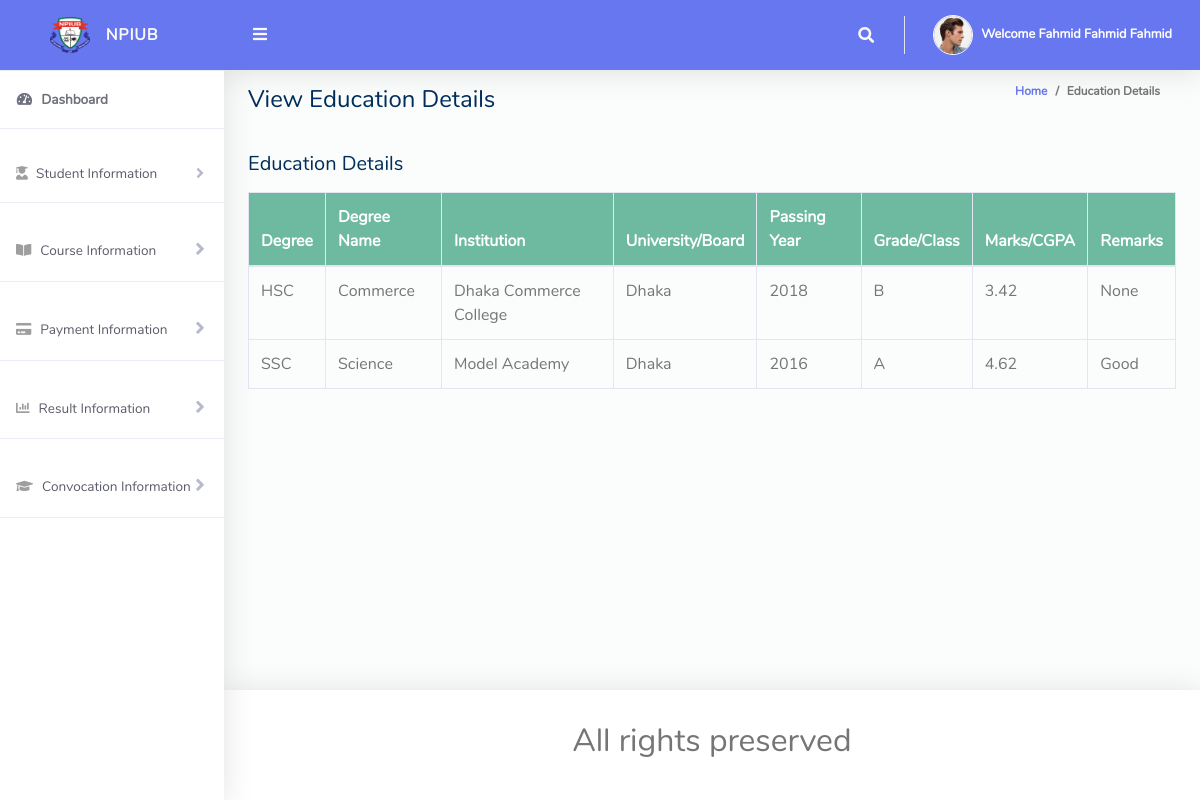
/Student/viewEducation.php (signed in), run on the app's committed database.
### tables this page shows
CREATE TABLE `student` (
  `id` int(11) NOT NULL,
  `studentId` varchar(50) NOT NULL,
  `studentPassword` varchar(50) NOT NULL,
  `firstName` varchar(50) NOT NULL,
  `middleName` varchar(50) NOT NULL,
  `lastName` varchar(50) NOT NULL,
  `nickName` varchar(50) NOT NULL,
  `dob` varchar(50) NOT NULL,
  `birthPlace` varchar(100) NOT NULL,
  `gender` varchar(10) NOT NULL,
  `maritalStatus` varchar(20) NOT NULL,
  `bloodGroup` varchar(10) NOT NULL,
  `religion` varchar(50) NOT NULL,
  `nationality` varchar(30) NOT NULL,
  `nationalId` varchar(50) NOT NULL,
  `passportNo` varchar(50) NOT NULL,
  `socialNetworkId` varchar(50) NOT NULL,
  `IM` varchar(50) NOT NULL,
  `aboutStudent` text NOT NULL,
  `mobileNo` varchar(20) NOT NULL,
  `presentMobile` varchar(20) NOT NULL,
  `permanentMobile` varchar(20) NOT NULL,
  `email` varchar(50) NOT NULL,
  `alternativeEmail` varchar(50) NOT NULL,
  `imageUrl` varchar(100) NOT NULL,
  `presentAddress` varchar(100) NOT NULL,
  `presentPostOffice` varchar(30) NOT NULL,
  `presentPoliceStation` varchar(30) NOT NULL,
  `presentDistrictCity` varchar(30) NOT NULL,
  `presentDivisionState` varchar(30) NOT NULL,
  `presentCountry` varchar(30) NOT NULL,
  `presentZipCode` varchar(30) NOT NULL,
  `permanentAddress` varchar(100) NOT NULL,
  `permanentPostOffice` varchar(30) NOT NULL,
  `permanentPoliceStation` varchar(30) NOT NULL,
  `permanentDistrictCity` varchar(30) NOT NULL,
  `permanentDivisionState` varchar(30) NOT NULL,
  `permanentCountry` varchar(30) NOT NULL,
  `permanentZipCode` varchar(30) NOT NULL,
  `hostelAddress` varchar(100) NOT NULL,
  `messAddress` varchar(100) NOT NULL,
  `otherAddress` varchar(100) NOT NULL,
  `fatherName` varchar(50) NOT NULL,
  `fatherContactNo` varchar(20) NOT NULL,
  `fatherOccupation` varchar(50) NOT NULL,
  `fatherDesignation` varchar(30) NOT NULL,
  `fatherEmployerName` varchar(50) NOT NULL,
  `fatherAnnualIncome` varchar(10) NOT NULL,
  `motherName` varchar(50) NOT NULL,
  `motherContactNo` varchar(20) NOT NULL,
  `motherOccupation` varchar(50) NOT NULL,
  `motherDesignation` varchar(30) NOT NULL,
  `motherEmployerName` varchar(50) NOT NULL,
  `motherAnnualIncome` varchar(10) NOT NULL,
  `parentAddress` varchar(100) NOT NULL,
  `localGuardianName` varchar(50) NOT NULL,
  `localGuardianContactNo` varchar(20) NOT NULL,
  `relationWithLocalGuardian` varchar(30) NOT NULL,
  `localGuardianAddress` varchar(50) NOT NULL
);

CREATE TABLE `education` (
  `id` int(11) NOT NULL,
  `degree` varchar(30) NOT NULL,
  `degreeName` varchar(30) NOT NULL,
  `institution` varchar(50) NOT NULL,
  `universityBoard` varchar(100) NOT NULL,
  `passingYear` varchar(20) NOT NULL,
  `gradeClassDivision` varchar(10) NOT NULL,
  `marksCGPA` varchar(10) NOT NULL,
  `remarks` varchar(50) NOT NULL,
  `studentId` varchar(20) NOT NULL
);

### Student/viewEducation.php (the view, shortened to what this page needs)
<?php
include '../Includes/dbcon.php';
$studentId = $_SESSION['studentId'];
$query_education = "
SELECT degree, degreeName, institution, universityBoard, passingYear, gradeClassDivision, marksCGPA, remarks
FROM education
WHERE studentId = '$studentId'
";
$rs_education = $conn->query($query_education);
$studentId = $_SESSION['studentId'];
$query_student_details = "
    SELECT *
    FROM student
    WHERE studentId = '$studentId'
";
$rs_student_details = $conn->query($query_student_details);
if ($rs_student_details->num_rows > 0) {
    $student = $rs_student_details->fetch_assoc();
} else {
    echo "<p class='text-danger'>Student details not found.</p>";
    exit;
}
?>
<!DOCTYPE html>
<html lang="en">
<head>
    <link href="../vendor/fontawesome-free/css/all.min.css" rel="stylesheet" type="text/css">
    <link href="../vendor/bootstrap/css/bootstrap.min.css" rel="stylesheet" type="text/css">
    <link href="css/ruang-admin.min.css" rel="stylesheet">
</head>
<body>
    <div id="wrapper">
        <?php include "Includes/sidebar.php"; ?>
        <div id="content-wrapper" class="d-flex flex-column">
            <div id="content">
                <?php include "Includes/topbar.php"; ?>
                <div class="container-fluid" id="container-wrapper">
                    <div class="d-sm-flex align-items-center justify-content-between mb-4">
                        <h4 class="mb-0" style="color: #002D5B;">View Education Details</h4>
                        <ol class="breadcrumb">
                            <li class="breadcrumb-item"><a href="./">Home</a></li>
                            <li class="breadcrumb-item active" aria-current="page">Education Details</li>
                        </ol>
                    </div>
                    <div class="mt-4">
                        <h5 class="mb-3" style="color: #002D5B;">Education Details</h5>
                        <div class="table-responsive" style="overflow-x: auto;">
                            <table class="table table-bordered table-hover">
                                <thead style="background-color: #6dbaa0; color: white;">
                                    <tr>
                                        <th>Degree</th>
                                        <th>Degree Name</th>
                                        <th>Institution</th>
                                        <th>University/Board</th>
                                        <th>Passing Year</th>
                                        <th>Grade/Class</th>
                                        <th>Marks/CGPA</th>
                                        <th>Remarks</th>
                                    </tr>
                                </thead>
                                <tbody>
                                    <?php
                                    if ($rs_education->num_rows > 0) {
                                        while ($education = $rs_education->fetch_assoc()) {
                                            echo "
                        <tr>
                            <td>{$education['degree']}</td>
                            <td>{$education['degreeName']}</td>
                            <td>{$education['institution']}</td>
                            <td>{$education['universityBoard']}</td>
                            <td>{$education['passingYear']}</td>
                            <td>{$education['gradeClassDivision']}</td>
                            <td>{$education['marksCGPA']}</td>
                            <td>{$education['remarks']}</td>
                        </tr>
                        ";
                                        }
                                    } else {
                                        echo "
                    <tr>
                        <td colspan='8' class='text-center'>No education details found for the student</td>
                    </tr>
                    ";
                                    }
                                    ?>
                                </tbody>
                            </table>
                        </div>
                    </div>
                </div>
            </div>
            <?php include "Includes/footer.php"; ?>
        </div>
    </div>
</body>
</html>

### Student/Includes/topbar.php (shortened to what this page needs)
<?php
$query = "SELECT * FROM student WHERE id = " . $_SESSION['userId'] . "";
$rs = $conn->query($query);
$rows = $rs->fetch_assoc();
$fullName = $rows['firstName'] . " " . $rows['middleName'] . " " . $rows['lastName'];
?>
<nav class="navbar navbar-expand navbar-light topbar static-top" style="background-color: #6777EF;">
  <button id="sidebarToggleTop" class="btn btn-link rounded-circle mr-3">
    <i class="fa fa-bars"></i>
  </button>
  <ul class="navbar-nav ml-auto">
    <li class="nav-item dropdown no-arrow">
      <a class="nav-link dropdown-toggle" href="#" id="searchDropdown" role="button" data-toggle="dropdown"
        aria-haspopup="true" aria-expanded="false">
        <i class="fas fa-search fa-fw"></i>
      </a>
    </li>
    <li class="nav-item dropdown no-arrow">
      <a class="nav-link dropdown-toggle" href="#" id="userDropdown" role="button" data-toggle="dropdown"
        aria-haspopup="true" aria-expanded="false">
        <img src="<?php echo htmlspecialchars($student['imageUrl']); ?>"
          alt="Profile Picture"
          class="img-profile rounded-circle"
          style="width: 40px; height: 40px; object-fit: cover;">
        <span class="ml-2 d-none d-lg-inline text-white small"><b>Welcome <?php echo $fullName; ?></b></span>
      </a>
    </li>
  </ul>
</nav>

### data on the page
student: imageUrl (picture), fullName "Fahmid Fahmid Fahmid"
education: degree "HSC", degreeName "Commerce", institution "Dhaka Commerce College", universityBoard "Dhaka", passingYear "2018", gradeClassDivision "B", marksCGPA "3.42", remarks "None"
education: degree "SSC", degreeName "Science", institution "Model Academy", universityBoard "Dhaka", passingYear "2016", gradeClassDivision "A", marksCGPA "4.62", remarks "Good"
